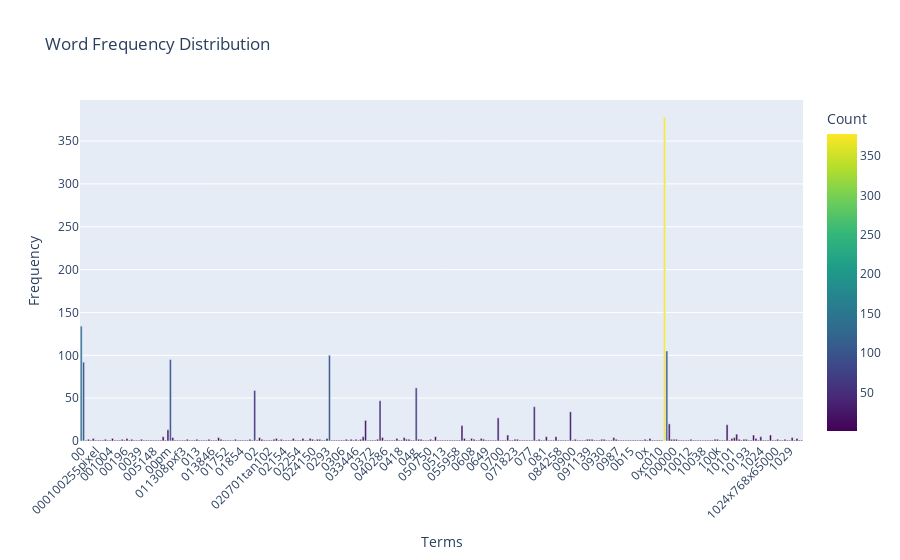

This figure's notebook cell:
### Markdown cell above
### >>> **Exercise 12 (take home):**
If you want a nicer interactive visualization here, I would encourage you try to install and use plotly to achieve this.

### Code cell
# Answer here
#ChatGPT
import numpy as np
import pandas as pd
import plotly.express as px

term_data = pd.DataFrame({
    'Term': count_vect.get_feature_names_out()[:300],
    'Frequency': term_frequencies[:300]
})

fig = px.bar(term_data, x='Term', y='Frequency', 
             title='Word Frequency Distribution',
             labels={'Term': 'Words', 'Frequency': 'Count'},
             color='Frequency',
             color_continuous_scale=px.colors.sequential.Viridis)


fig.update_layout(xaxis_title='Terms', yaxis_title='Frequency',
                  xaxis_tickangle=-45) 
fig.show()

### Figure 1 — Plotly figure (JSON) as saved in the notebook; plotly's stock layout.template omitted (floating-point values rounded to 4 significant figures; data arrays with more than 128 entries replaced by an {"elided": "..."} marker saying what was removed)
{"data": [{"alignmentgroup": "True", "hovertemplate": "Words=%{x}<br>Count=%{marker.color}<extra></extra>", "legendgroup": "", "marker": {"color": {"elided": "300 int values"}, "coloraxis": "coloraxis", "pattern": {"shape": ""}}, "name": "", "offsetgroup": "", "orientation": "v", "showlegend": false, "textposition": "auto", "type": "bar", "x": {"elided": "300 str values"}, "xaxis": "x", "y": {"elided": "300 int values"}, "yaxis": "y"}], "layout": {"autosize": true, "barmode": "relative", "coloraxis": {"colorbar": {"title": {"text": "Count"}}, "colorscale": [[0, "#440154"], [0.1111, "#482878"], [0.2222, "#3e4989"], [0.3333, "#31688e"], [0.4444, "#26828e"], [0.5556, "#1f9e89"], [0.6667, "#35b779"], [0.7778, "#6ece58"], [0.8889, "#b5de2b"], [1, "#fde725"]]}, "legend": {"tracegroupgap": 0}, "title": {"text": "Word Frequency Distribution"}, "xaxis": {"anchor": "y", "autorange": true, "domain": [0, 1], "range": [-0.5, 299.5], "tickangle": -45, "title": {"text": "Terms"}, "type": "category"}, "yaxis": {"anchor": "x", "autorange": true, "domain": [0, 1], "range": [0, 397.9], "title": {"text": "Frequency"}, "type": "linear"}}}
